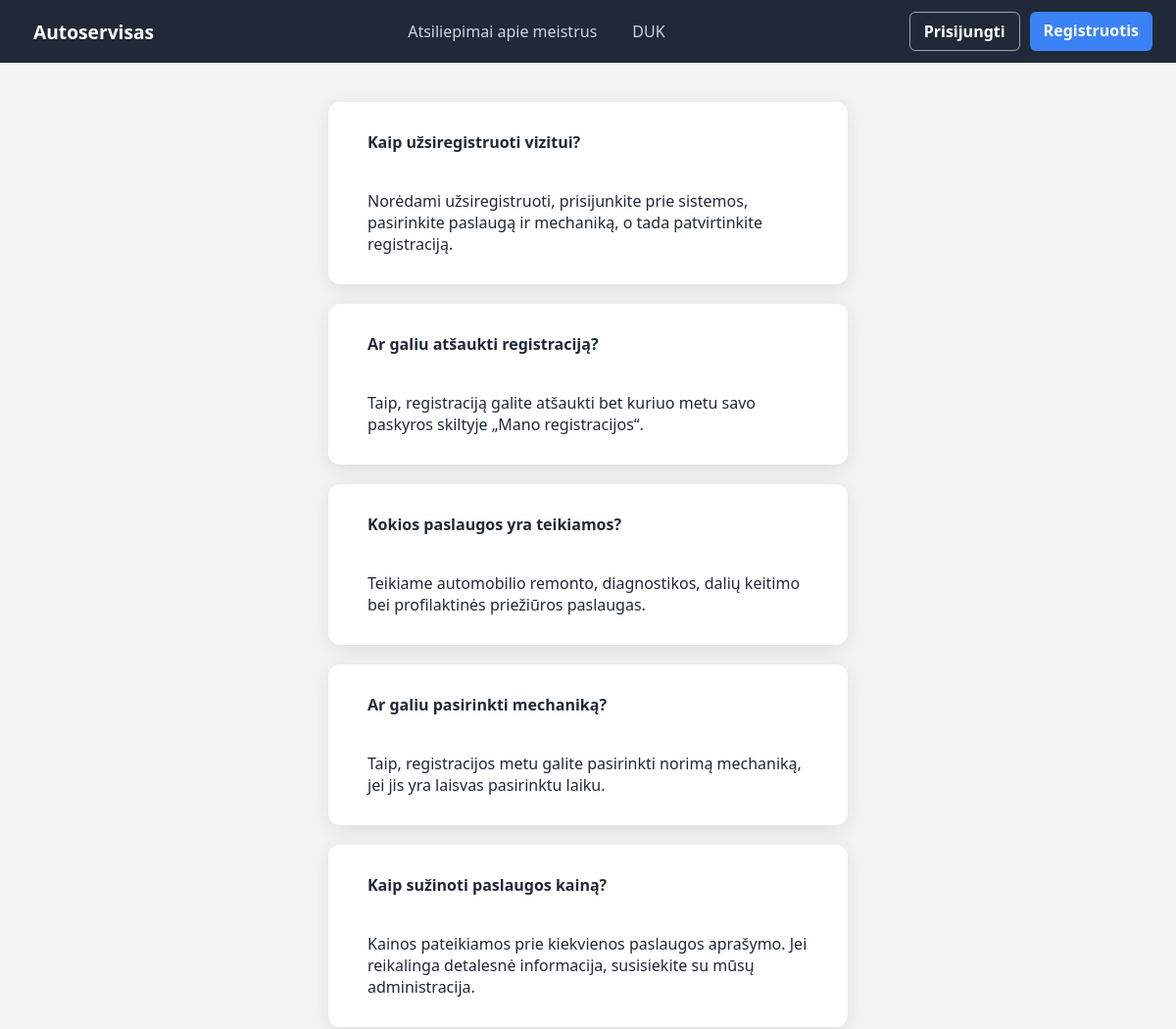
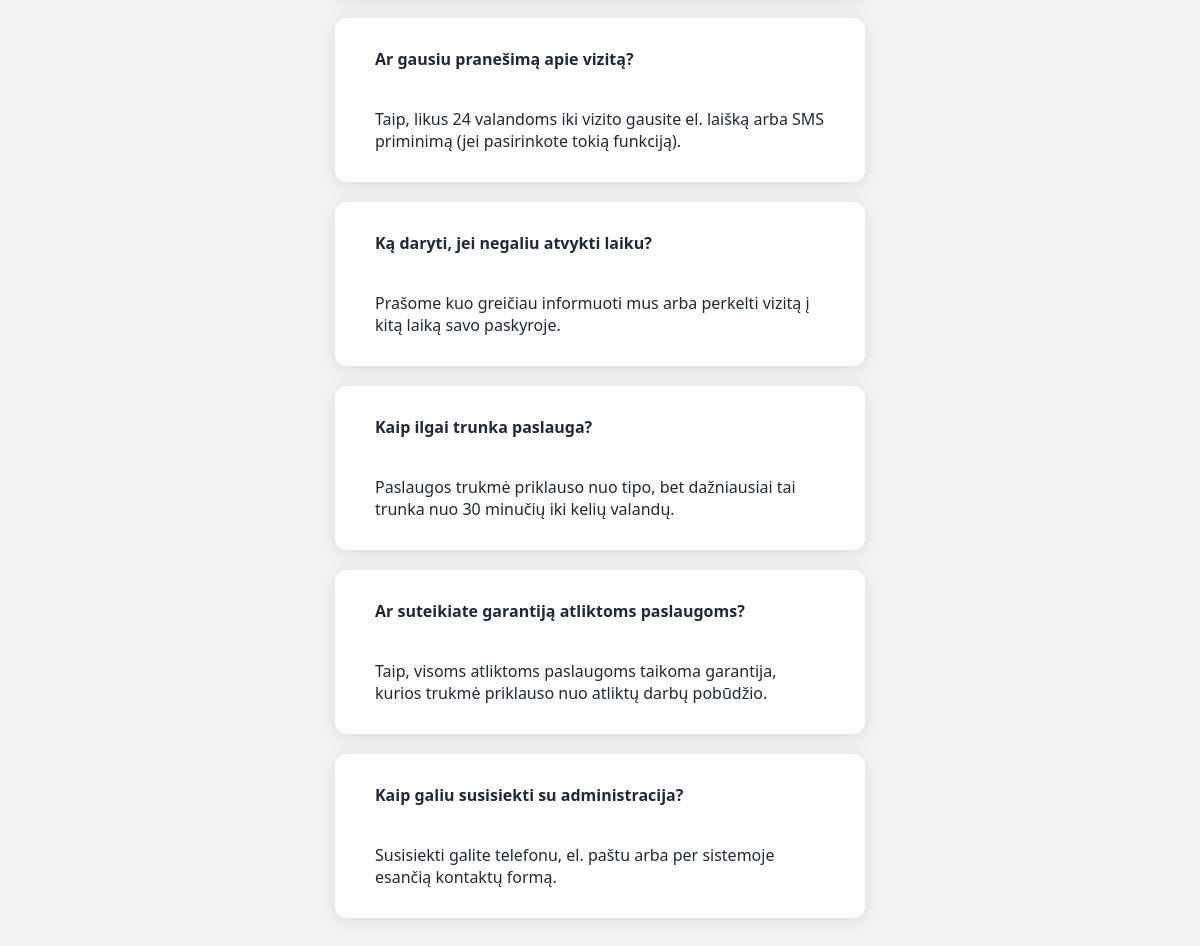
The app's page /duk.php with its own data (2 pictures, top to bottom).
### tables this page shows
CREATE TABLE `FAQ` (
  `id` int NOT NULL,
  `question` varchar(255) NOT NULL,
  `answer` text NOT NULL
);

### duk.php (the view, shortened to what this page needs)
<?php
$server = "localhost";
$db = "cars_service";
$user = "stud";
$password = "stud";
$dbc = mysqli_connect($server, $user, $password, $db);
?>
<!DOCTYPE html>
<html>
<head>
	<link rel="stylesheet" href="styles.css">
</head>
<body>
	<div class="menu">
		<a href="index.php" class="brand">Autoservisas</a>
		<nav class="nav" aria-label="Puslapiai">
			<a href="ratings.php">Atsiliepimai apie meistrus</a>
			<a href="duk.php">DUK</a>
		</nav>
		<div class="actions">
			<?php if (isset($_SESSION['user_id'])): ?>
				<a href="logout.php" class="register">Atsijungti</a>
			<?php else: ?>
				<a href="login.php" class="login">Prisijungti</a>
				<a href="register.php" class="register">Registruotis</a>
			<?php endif; ?>
		</div>
	</div>
<div class="content">
	<?php
	$query = "SELECT * FROM FAQ";
	$result = mysqli_query($dbc, $query);
	while ($row = mysqli_fetch_assoc($result)) {
		echo '<div class="inputform">
		<div class="text">' . $row['question'] . '</div>
		<div class="comment">' . $row['answer'] .'</div>';
		echo '</div>';
	}
	?>
</div>
</body>
</html>

### styles.css (style rules this page uses)
body { font-family: 'Segoe UI', Arial, sans-serif !important; margin: 0; background-color: #f4f4f4; color: #333; }
.menu { font-family: 'Segoe UI', Arial, sans-serif !important; display: flex; align-items: center; justify-content: space-between; background-color: #1f2937; padding: 12px 24px; position: sticky; top: 0; z-index: 10; }
.brand { font-family: 'Segoe UI', Arial, sans-serif !important; color: white; font-weight: bold; font-size: 1.2rem; text-decoration: none; padding: 6px 10px; border-radius: 6px; transition: background-color 0.2s, color 0.2s; }
.nav { display: flex; gap: 1rem; }
.nav a { font-family: 'Segoe UI', Arial, sans-serif !important; color: #d1d5db; text-decoration: none; padding: 6px 10px; border-radius: 6px; transition: background-color 0.2s, color 0.2s; }
.actions { display: flex; gap: 10px; }
.actions a { font-family: 'Segoe UI', Arial, sans-serif !important; text-decoration: none; font-weight: 600; padding: 8px 14px; border-radius: 6px; transition: background-color 0.2s, color 0.2s; }
.actions .login { color: white; border: 1px solid #9ca3af; }
.actions .register { background-color: #3b82f6; color: white; }
.content { font-family: 'Segoe UI', Arial, sans-serif !important; display: flex; flex-direction: column; align-items: center; justify-content: flex-start; gap: 20px; min-height: calc(100vh - 80px); padding: 40px 20px; }
.inputform { font-family: 'Segoe UI', Arial, sans-serif !important; background-color: #fff; padding: 30px 40px; border-radius: 12px; box-shadow: 0 4px 20px rgba(0,0,0,0.1); width: 100%; max-width: 450px; display: flex; flex-direction: column; gap: 18px; }
.text { font-family: 'Segoe UI', Arial, sans-serif; font-weight: 600; color: #1f2937; }
.comment { font-family: 'Segoe UI', Arial, sans-serif; color: #1f2937; padding-top: 20px; }

### records on screen
faq: question "Kaip užsiregistruoti vizitui?", answer "Norėdami užsiregistruoti, prisijunkite prie sistemos, pasirinkite paslaugą ir mechaniką, o tada patvirtinkite registraciją."
faq: question "Ar galiu atšaukti registraciją?", answer "Taip, registraciją galite atšaukti bet kuriuo metu savo paskyros skiltyje „Mano registracijos“."
faq: question "Kokios paslaugos yra teikiamos?", answer "Teikiame automobilio remonto, diagnostikos, dalių keitimo bei profilaktinės priežiūros paslaugas."
faq: question "Ar galiu pasirinkti mechaniką?", answer "Taip, registracijos metu galite pasirinkti norimą mechaniką, jei jis yra laisvas pasirinktu laiku."
faq: question "Kaip sužinoti paslaugos kainą?", answer "Kainos pateikiamos prie kiekvienos paslaugos aprašymo. Jei reikalinga detalesnė informacija, susisiekite su mūsų administracija."
faq: question "Ar gausiu pranešimą apie vizitą?", answer "Taip, likus 24 valandoms iki vizito gausite el. laišką arba SMS priminimą (jei pasirinkote tokią funkciją)."
faq: question "Ką daryti, jei negaliu atvykti laiku?", answer "Prašome kuo greičiau informuoti mus arba perkelti vizitą į kitą laiką savo paskyroje."
faq: question "Kaip ilgai trunka paslauga?", answer "Paslaugos trukmė priklauso nuo tipo, bet dažniausiai tai trunka nuo 30 minučių iki kelių valandų."
faq: question "Ar suteikiate garantiją atliktoms paslaugoms?", answer "Taip, visoms atliktoms paslaugoms taikoma garantija, kurios trukmė priklauso nuo atliktų darbų pobūdžio."
faq: question "Kaip galiu susisiekti su administracija?", answer "Susisiekti galite telefonu, el. paštu arba per sistemoje esančią kontaktų formą."
